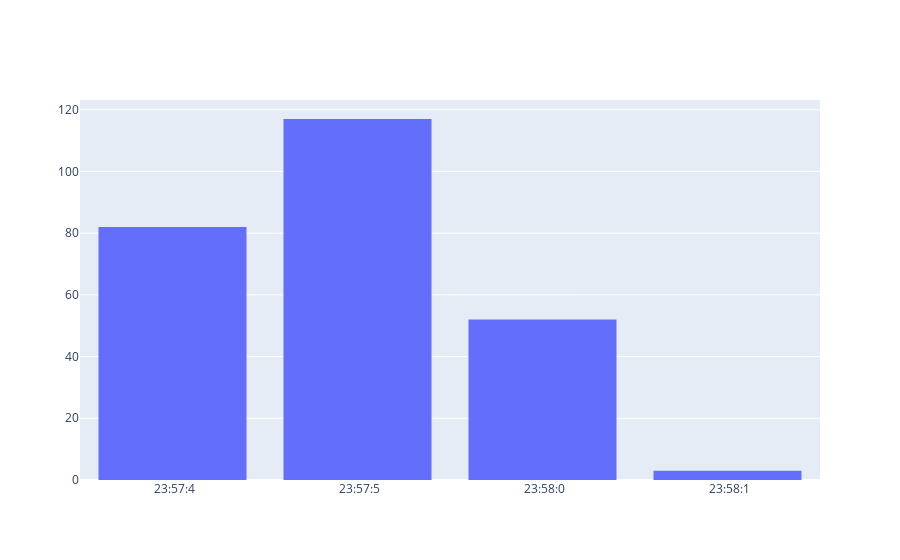
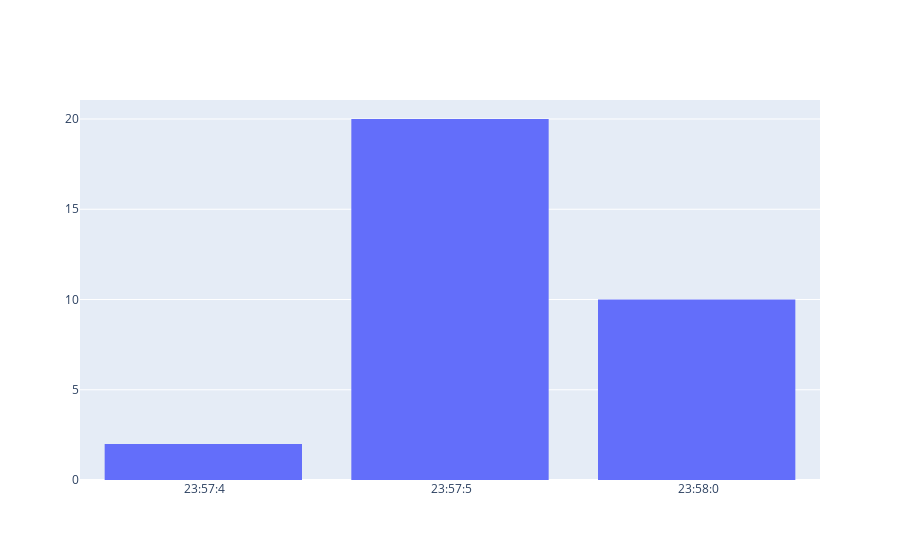

Notebook source saved alongside these figures, in order:
### Code cell
#plot the timestamps
import plotly.graph_objects as go

#use the histogram to plot the timestamps
fig = go.Figure(data=[go.Histogram(x=timestamps)])
fig.show()


fig2 = go.Figure(data=[go.Histogram(x=laughs)])
fig2.show()


#10:47:3 means, the message occured between 10:47:30 and 10:47:39, (10 seconds intervall)

### Figure 1 — Plotly figure (JSON) as saved in the notebook; plotly's stock layout.template omitted (floating-point values rounded to 4 significant figures; data arrays with more than 128 entries replaced by an {"elided": "..."} marker saying what was removed)
{"data": [{"type": "histogram", "x": {"elided": "254 str values"}}], "layout": {}}

### Figure 2 — Plotly figure (JSON) as saved in the notebook; plotly's stock layout.template omitted (floating-point values rounded to 4 significant figures)
{"data": [{"type": "histogram", "x": [" 23:57:4", " 23:57:4", " 23:57:5", " 23:57:5", " 23:57:5", " 23:57:5", " 23:57:5", " 23:57:5", " 23:57:5", " 23:57:5", " 23:57:5", " 23:57:5", " 23:57:5", " 23:57:5", " 23:57:5", " 23:57:5", " 23:57:5", " 23:57:5", " 23:57:5", " 23:57:5", " 23:57:5", " 23:57:5", " 23:58:0", " 23:58:0", " 23:58:0", " 23:58:0", " 23:58:0", " 23:58:0", " 23:58:0", " 23:58:0", " 23:58:0", " 23:58:0"]}], "layout": {}}
